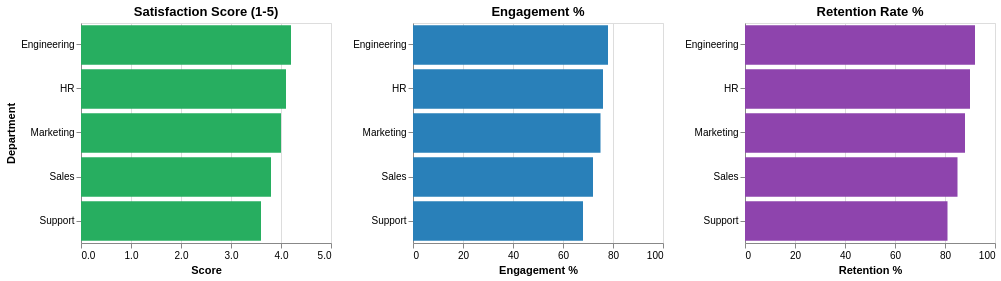

Write the Vega-Lite specification saved for this chart.
### Vega-Lite specification from a JSON file in a GitHub repository (floating-point values rounded to 4 significant figures)
{"$schema": "https://vega.github.io/schema/vega-lite/v6.json", "description": "Employee satisfaction survey results across departments", "data": {"values": [{"department": "Engineering", "satisfaction": 4.2, "engagement": 78, "retention": 92}, {"department": "Sales", "satisfaction": 3.8, "engagement": 72, "retention": 85}, {"department": "Marketing", "satisfaction": 4.0, "engagement": 75, "retention": 88}, {"department": "Support", "satisfaction": 3.6, "engagement": 68, "retention": 81}, {"department": "HR", "satisfaction": 4.1, "engagement": 76, "retention": 90}]}, "hconcat": [{"title": "Satisfaction Score (1-5)", "mark": {"type": "bar", "color": "#27ae60"}, "encoding": {"y": {"field": "department", "type": "nominal", "axis": {"title": "Department"}, "sort": "-x"}, "x": {"field": "satisfaction", "type": "quantitative", "axis": {"title": "Score", "format": ".1f"}, "scale": {"domain": [0, 5]}}}, "width": 250, "height": 220}, {"title": "Engagement %", "mark": {"type": "bar", "color": "#2980b9"}, "encoding": {"y": {"field": "department", "type": "nominal", "axis": {"title": null}, "sort": "-x"}, "x": {"field": "engagement", "type": "quantitative", "axis": {"title": "Engagement %", "format": ".0f"}, "scale": {"domain": [0, 100]}}}, "width": 250, "height": 220}, {"title": "Retention Rate %", "mark": {"type": "bar", "color": "#8e44ad"}, "encoding": {"y": {"field": "department", "type": "nominal", "axis": {"title": null}, "sort": "-x"}, "x": {"field": "retention", "type": "quantitative", "axis": {"title": "Retention %", "format": ".0f"}, "scale": {"domain": [0, 100]}}}, "width": 250, "height": 220}]}
